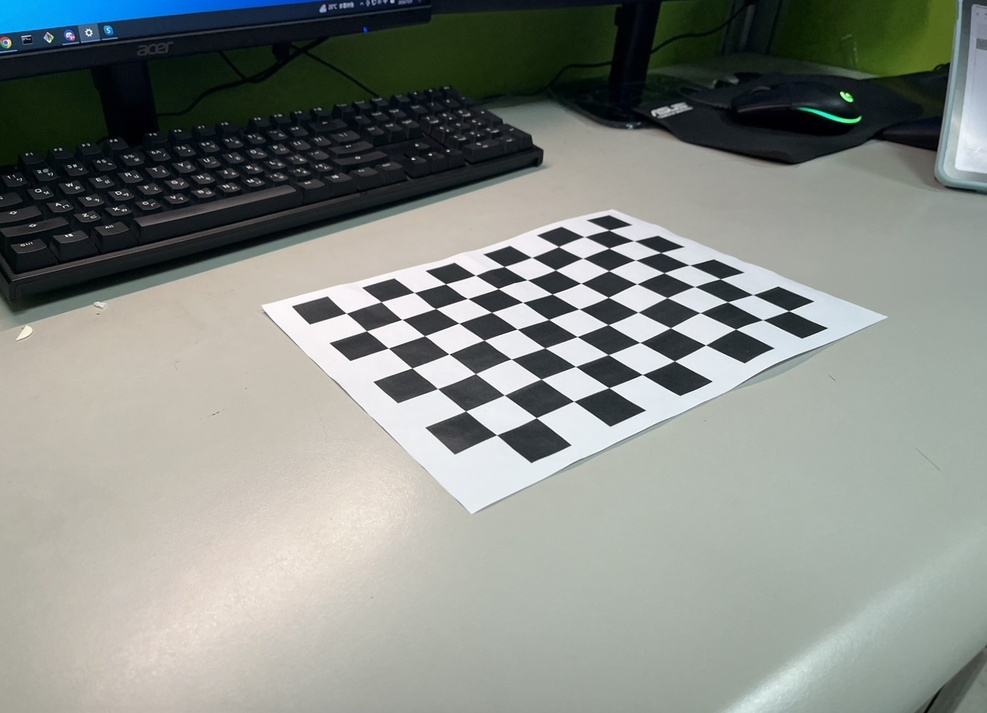
#> input picture hw1/output/undistoration/0.jpg, 987 x 713 px, shrunk from 1454 x 1051 before the run, given as the content of the folder ./data/task1and2_hybrid_pyramid, which was not available
$ python imagepyramid.py
#> lines starting #> are read from the running program, lines starting #| are printed output that depends on the picture; pictures that were not available may be replaced by others from this repository, and a replacement may not be noted
import argparse
import numpy as np
import cv2
import matplotlib.pyplot as plt
import os

class GaussianPyramid:

    def __init__(self, args):

        self.image = cv2.imread(args.data, cv2.IMREAD_GRAYSCALE)  # Load grayscale image
        self.output = args.output
        self.level = args.level
        self.window = args.window
        self.sigma = args.sigma
        self.ga_pyramid = [self.image]
        self.ga_spectrum = []


    def run(self):

        self.ga_spectrum = [self.magnitude_spectrum(self.image)]
        current_image = self.image

        for _ in range(1, self.level):
            current_image = self.reduce(current_image)
            self.ga_pyramid.append(current_image)
            self.ga_spectrum.append(self.magnitude_spectrum(current_image))

        self.visualize()

    def gaussian_kernel(self):

        ax = np.linspace(-(self.window - 1) / 2., (self.window - 1) / 2., self.window)
        gauss = np.exp(-0.5 * np.square(ax) / np.square(self.sigma))
        kernel = np.outer(gauss, gauss)
        return kernel / np.sum(kernel)


    def reduce(self, gray_img):

        offset = self.window // 2
        gwindow = self.gaussian_kernel()
        height, width = gray_img.shape
        convolved_img = np.zeros((height, width))

        for i in range(offset, height - offset):
            for j in range(offset, width - offset):
                patch = gray_img[i - offset:i + offset + 1, j - offset:j + offset + 1]
                convolved_img[i, j] = np.sum(patch * gwindow)

        return convolved_img[offset:height - offset:2, offset:width - offset:2]


    def magnitude_spectrum(self, img):
        f = np.fft.fft2(img)
        fshift = np.fft.fftshift(f)
        spectrum = 20 * np.log(np.abs(fshift) + 1)
        return spectrum


    def visualize(self):

        # Visualize each level of the pyramid
        fig, axs = plt.subplots(self.level, 2, figsize=(8, self.level * 2))

        for i in range(self.level):
            axs[i, 0].imshow(self.ga_pyramid[i], cmap='gray')
            axs[i, 0].set_title('Gaussian' if i == 0 else '')
            axs[i, 0].axis('off')

            axs[i, 1].imshow(self.ga_spectrum[i], cmap='gray')
            axs[i, 1].set_title('Spectrum' if i == 0 else '')
            axs[i, 1].axis('off')

        plt.tight_layout()
        plt.show()
        # plt.savefig(f"{self.output}_gaussian.jpg")

class LaplacianPyramid(GaussianPyramid):

    def __init__(self, args):
        super().__init__(args)
        self.la_pyramid = []
        self.la_spectrum = []


    def run(self):


        gaussian_pyramid = [self.image]
        current_image = self.image

        for _ in range(1, self.level):
            next_image = self.reduce(current_image)
            gaussian_pyramid.append(next_image)
            current_image = next_image

        laplacian_pyramid = []
        for i in range(self.level - 1):
            next_image_upsampled = self.expand(gaussian_pyramid[i + 1], gaussian_pyramid[i].shape)
            laplacian = gaussian_pyramid[i] - next_image_upsampled
            laplacian_pyramid.append(laplacian)

        laplacian_pyramid.append(gaussian_pyramid[-1])
        self.la_pyramid = laplacian_pyramid
        self.visualize()


    def expand(self, image, target_shape):
        expanded_shape = (image.shape[0] * 2, image.shape[1] * 2)
        expanded_image = np.zeros(expanded_shape, dtype=image.dtype)

        expanded_image[::2, ::2] = image

        padded_image = np.pad(expanded_image,
                            ((0, target_shape[0] - expanded_shape[0]),
                            (0, target_shape[1] - expanded_shape[1])),
                            mode='constant', constant_values=0)

        kernel = self.gaussian_kernel()
        expanded_blurred = self.apply_filter(padded_image, kernel) * 4
        return expanded_blurred


    def apply_filter(self, img, kernel):
        height, width = img.shape
        filtered_img = np.zeros((height, width))
        offset = self.window // 2

        for i in range(offset, height - offset):
            for j in range(offset, width - offset):
                patch = img[i - offset:i + offset + 1, j - offset:j + offset + 1]
                filtered_img[i, j] = np.sum(patch * kernel)

        return filtered_img

    def visualize(self):
        fig, axs = plt.subplots(len(self.la_pyramid), 2, figsize=(6, 12))

        for i, laplacian in enumerate(self.la_pyramid):
            laplacian_vis = (laplacian - laplacian.min()) / (laplacian.max() - laplacian.min())

            axs[i, 0].imshow(laplacian_vis, cmap='gray')
            axs[i, 0].set_title('Laplacian' if i == 0 else '')
            axs[i, 0].axis('off')

            fft = np.fft.fft2(laplacian)
            fft_shifted = np.fft.fftshift(fft)
            spectrum = np.log(np.abs(fft_shifted) + 1e-8)

            axs[i, 1].imshow(spectrum, cmap='gray')
            axs[i, 1].set_title('Spectrum' if i == 0 else '')
            axs[i, 1].axis('off')

        plt.tight_layout()
        plt.show()
        # plt.savefig(f"{self.output}_laplacian.jpg")


def parse_args():
    parse = argparse.ArgumentParser()
    parse.add_argument('-d', '--data', default= "./data/task1and2_hybrid_pyramid", type= str, help= 'path of data dir')
    parse.add_argument('-o', '--output', default= "./output/0_Afghan_girl_after", type= str, help= 'path of output data dir')
    parse.add_argument('-l', '--level', default= 5, type= int, help= 'Number of image level.')
    parse.add_argument('-w', '--window', default= 5, type= int, help= 'kernel length')
    parse.add_argument('-s', '--sigma', default= 1.0, type= float, help= 'kernel sigma')
    args = parse.parse_args()
    return args


def list_files_in_directory(directory):
    try:
        files = os.listdir(directory)
        files = [f for f in files if os.path.isfile(os.path.join(directory, f))]
        return files
    except Exception as e:
        print(f"Error: {e}")
        return []

if __name__ == "__main__":


    args = parse_args()
    directory_path = args.data
    file_list = list_files_in_directory(directory_path)

    for file_name in file_list:
        args.data = f"./data/task1and2_hybrid_pyramid/{file_name}"
        args.output = f"./output/{file_name.split('/')[-1].split('.')[0]}"
        gaussian_pyramid = GaussianPyramid(args)
        gaussian_pyramid.run()
        pyramid = LaplacianPyramid(args)
        pyramid.run()
#> this loop made 1 pass
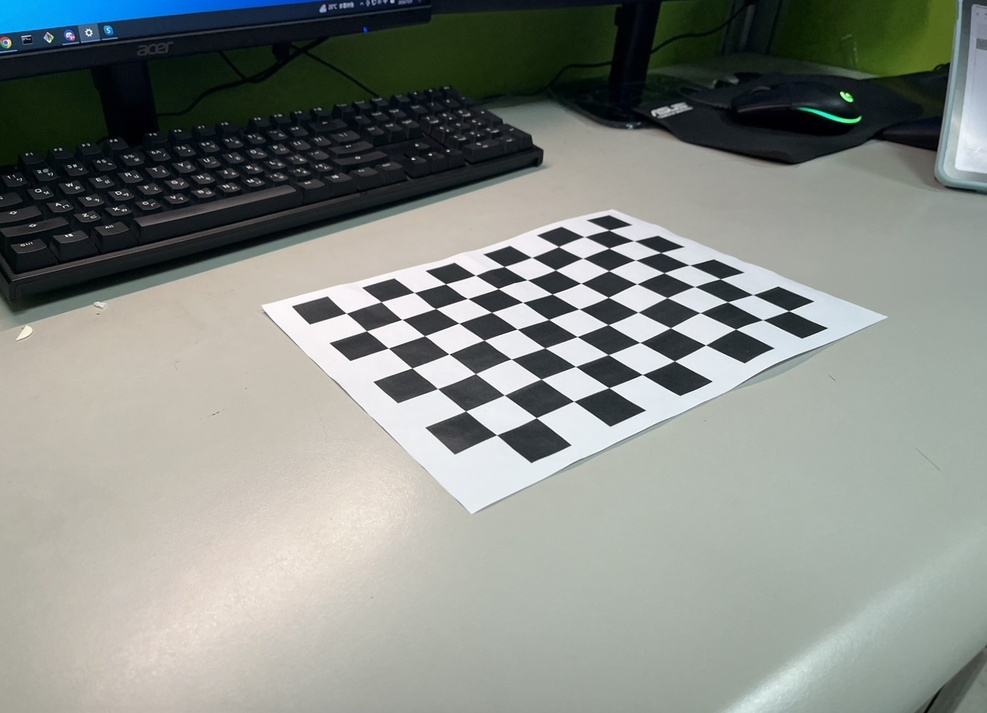
#> input picture hw1/output/undistoration/0.jpg, 987 x 713 px, shrunk from 1454 x 1051 before the run, given as the content of the folder ./data/task1and2_hybrid_pyramid, which was not available
#> pass 1, in __init__, `self.image = cv2.imread(args.data, cv2.IMREAD_GRAYSCALE)`:
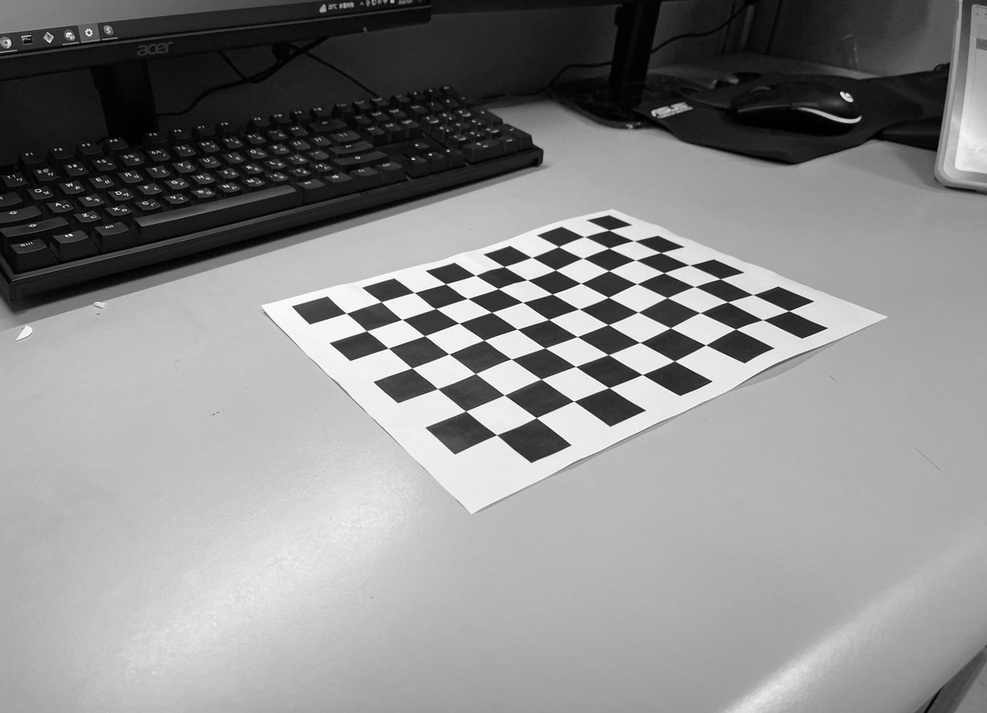
#> self.image: shape (713, 987); min 0, max 255, mean 137.5
#> pass 1, in magnitude_spectrum, `spectrum = 20 * np.log(np.abs(fshift) + 1)`:
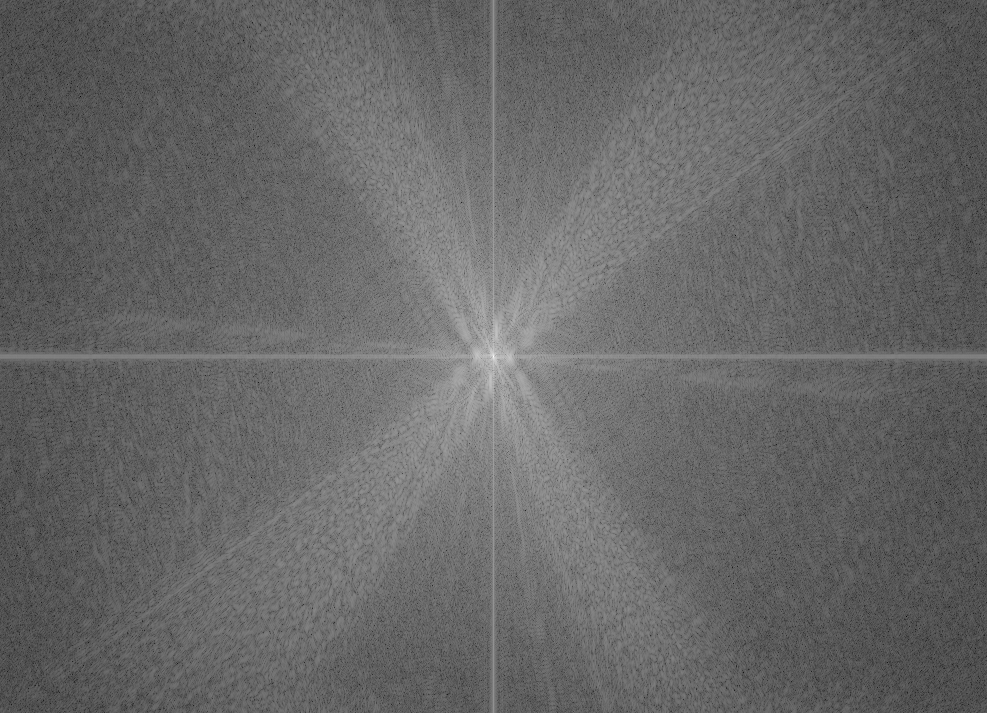
#> spectrum: shape (713, 987) float64; min 19.31, max 367.8, mean 160.2; drawn with min black and max white
#> pass 1, in magnitude_spectrum (call 2), `spectrum = 20 * np.log(np.abs(fshift) + 1)`:
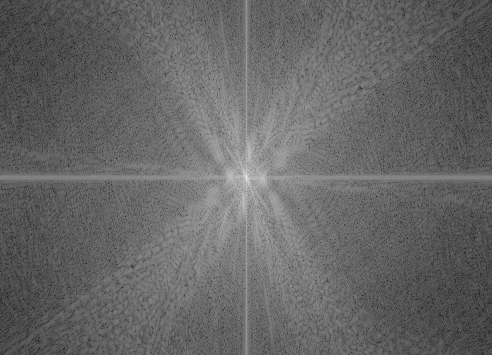
#> spectrum: shape (355, 492) float64; min 13.15, max 339.9, mean 144.4; drawn with min black and max white
#> pass 1, in magnitude_spectrum (call 3), `spectrum = 20 * np.log(np.abs(fshift) + 1)`:
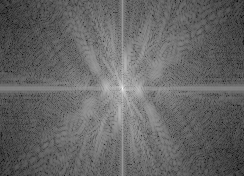
#> spectrum: shape (176, 244) float64; min 14.75, max 311.9, mean 133.2; drawn with min black and max white
#> pass 1, in visualize, `plt.show()`:
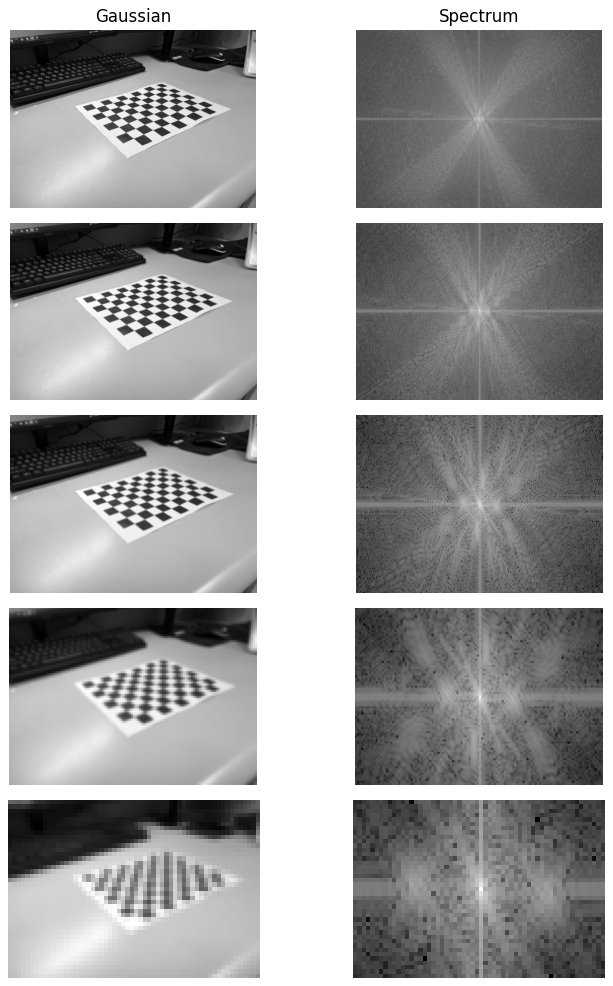
#> figure drawn by matplotlib, 10 panels
#> pass 1, in visualize, `plt.show()`:
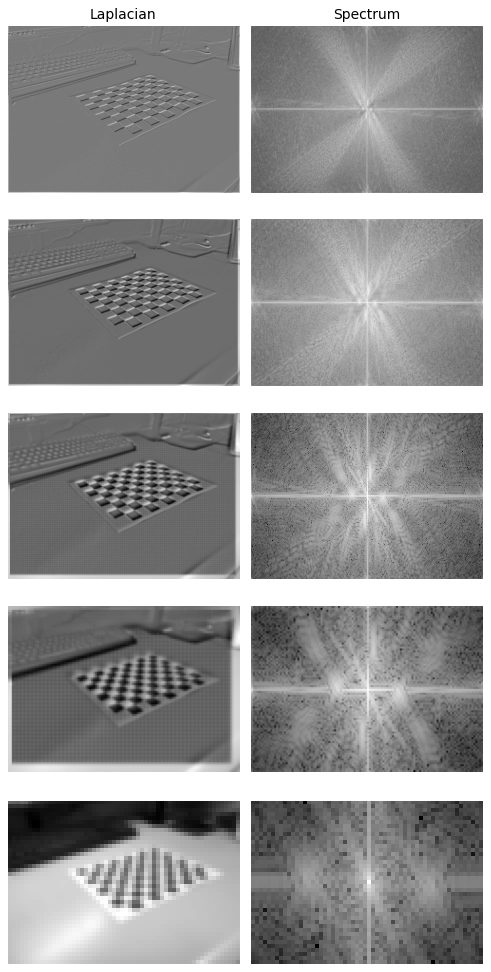
#> figure drawn by matplotlib, 10 panels
